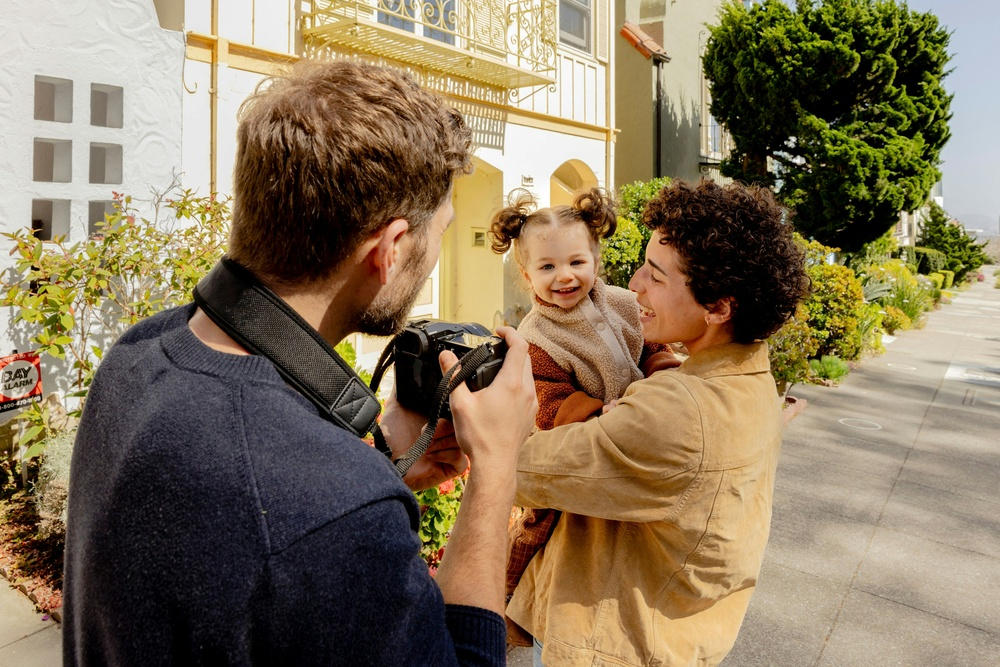
#> input picture Module 2/group.jpg, 1000 x 667 px, shrunk from 3600 x 2401 before the run
$ python 'InteractiveEdgeDetection&Filtering.py'   (older library calls are emulated)
#> lines starting #> are read from the running program, lines starting #| are printed output that depends on the picture
import cv2
import numpy as np
import matplotlib.pyplot as plt

def display_image(title, image):
    """Utility function to display an image."""
    plt.figure(figsize=(8, 8))
    if len(image.shape) == 2:  # Grayscale image
        plt.imshow(image, cmap='gray')
    else:  # Color image
        plt.imshow(cv2.cvtColor(image, cv2.COLOR_BGR2RGB))
    plt.title(title)
    plt.axis('off')
    plt.show()

def interactive_edge_detection(image_path):
    """Interactive activity for edge detection and filtering."""
#> called with image_path = 'group.jpg'
    image = cv2.imread(image_path)
#> image is the input picture: shape (667, 1000, 3); mean B, G, R 91.1, 117.6, 134.2
    if image is None:
        print("Error: Image not found!")
        return

    # Convert to grayscale
    gray_image = cv2.cvtColor(image, cv2.COLOR_BGR2GRAY)
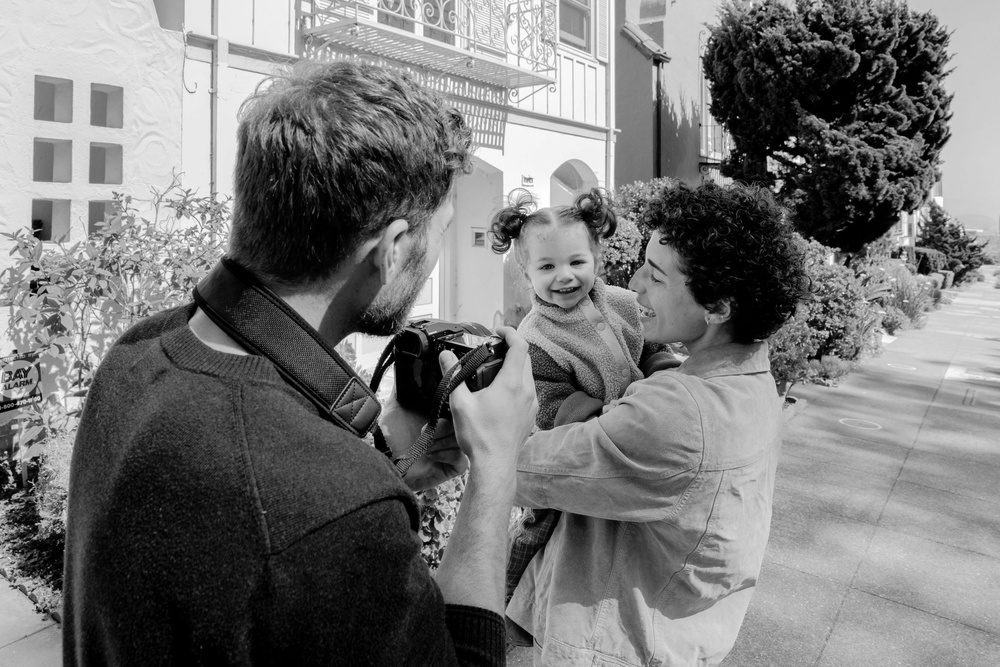
#> gray_image: shape (667, 1000); min 0, max 255, mean 119.5
    display_image("Original Grayscale Image", gray_image)

    print("Select an option:")
    print("1. Sobel Edge Detection")
    print("2. Canny Edge Detection")
    print("3. Laplacian Edge Detection")
    print("4. Gaussian Smoothing")
    print("5. Median Filtering")
    print("6. Exit")

    while True:
        choice = input("Enter your choice (1-6): ")

        if choice == "1":
            # Sobel Edge Detection
            sobel_x = cv2.Sobel(gray_image, cv2.CV_64F, 1, 0, ksize=3)
            sobel_y = cv2.Sobel(gray_image, cv2.CV_64F, 0, 1, ksize=3)
            combined_sobel = cv2.bitwise_or(sobel_x.astype(np.uint8), sobel_y.astype(np.uint8))
            display_image("Sobel Edge Detection", combined_sobel)

        elif choice == "2":
            # Canny Edge Detection
            print("Adjust thresholds for Canny (default: 100 and 200)")
            lower_thresh = int(input("Enter Lower threshold: "))
            upper_thresh = int(input("Enter Upper threshold: "))
            edges = cv2.Canny(gray_image, lower_thresh, upper_thresh)
            display_image("Canny Edge Detection", edges)

        elif choice == "3":
            # Laplacian Edge Detection
            laplacian = cv2.Laplacian(gray_image, cv2.CV_64F)
            display_image("Laplacian Edge Detection", np.abs(laplacian).astype(np.uint8))

        elif choice == "4":
            # Gaussian Smoothing
            print("Adjust kernel size for Gaussian blur (must be odd, default: 5)")
            kernel_size = int(input("Enter kernel size (odd number): "))
            blurred = cv2.GaussianBlur(image, (kernel_size, kernel_size), 0)
            display_image("Gaussian Smoothed Image", blurred)

        elif choice == "5":
            # Median Filtering
            print("Adjust kernel size for Median filtering (must be odd, default: 5)")
            kernel_size = int(input("Enter kernel size (odd number): "))
            median_filtered = cv2.medianBlur(image, kernel_size)
            display_image("Median Filtered Image", median_filtered)

        elif choice == "6":
            # Exit
            print("Exiting...")
            break

        else:
            print("Invalid choice. Please select a number between 1 and 6.")
#> this loop made 7 passes; the answer given on pass 1: 1
#> pass 1, in interactive_edge_detection, `sobel_x = cv2.Sobel(gray_image, cv2.CV_64F, 1, 0, ksize=3)`:
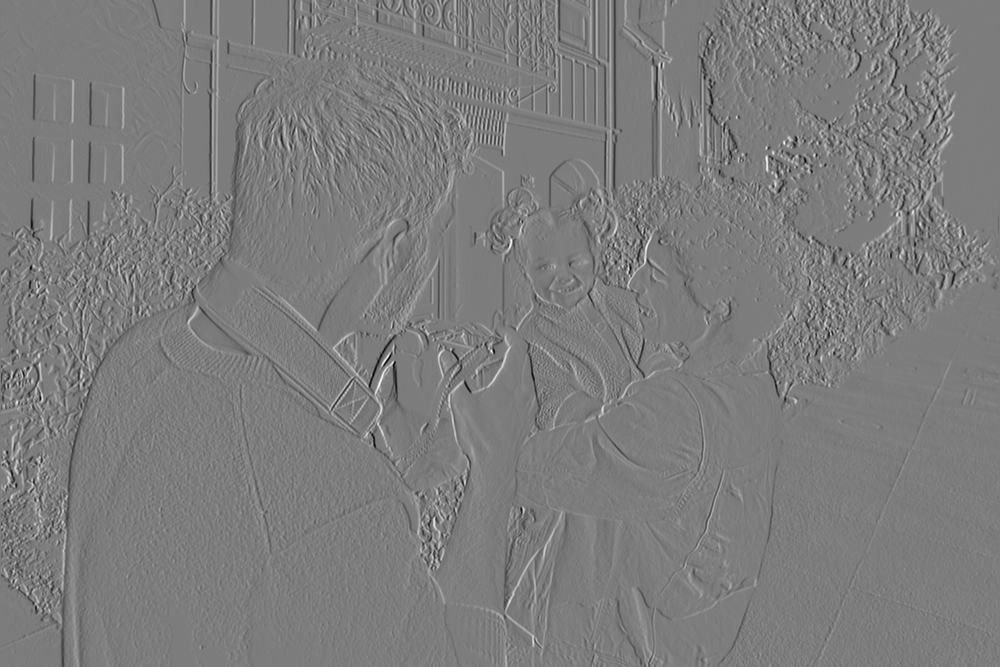
#> sobel_x: shape (667, 1000) float64; min -788, max 820, mean 0; drawn with min black and max white
#> pass 1, in interactive_edge_detection, `sobel_y = cv2.Sobel(gray_image, cv2.CV_64F, 0, 1, ksize=3)`:
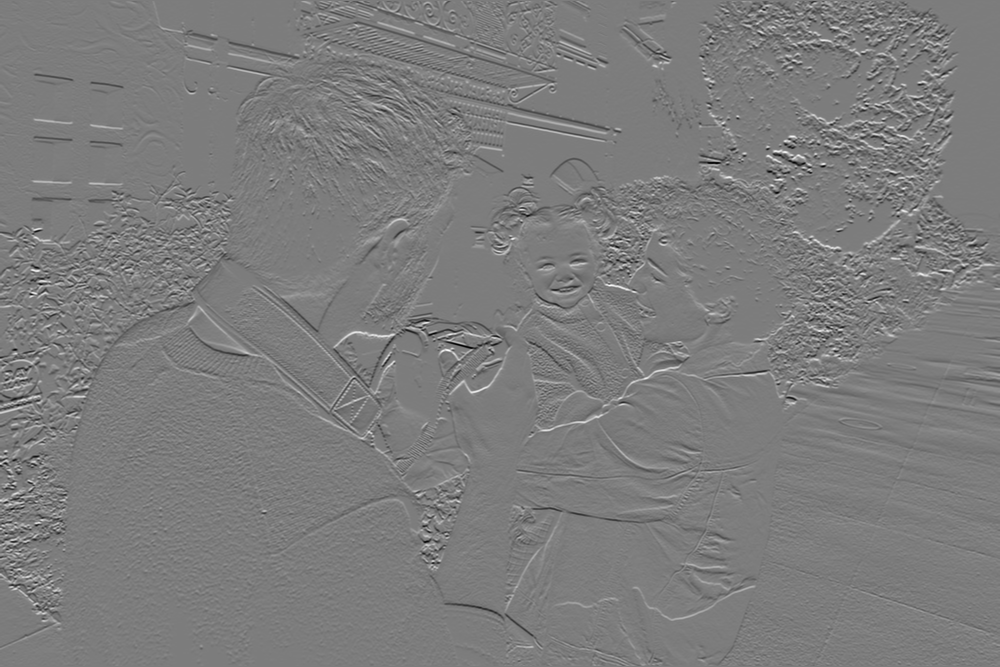
#> sobel_y: shape (667, 1000) float64; min -790, max 822, mean -1.2; drawn with min black and max white
#> pass 1, in interactive_edge_detection, `combined_sobel = cv2.bitwise_or(sobel_x.astype(np.uint8), sobel_y.asty..`:
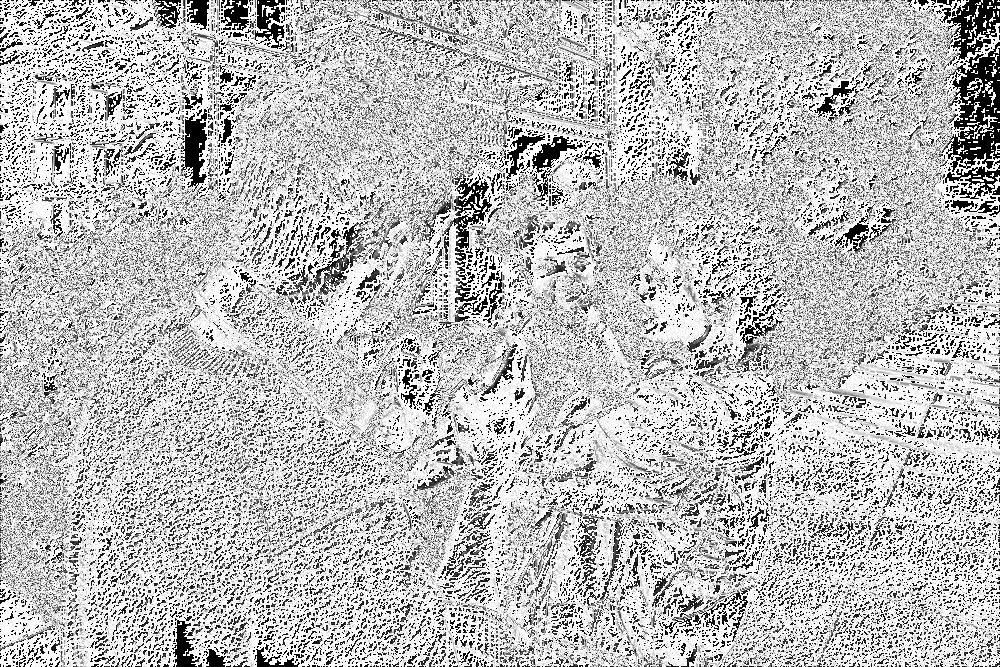
#> combined_sobel: shape (667, 1000); min 0, max 255, mean 187.7

# Provide the path to an image for the activity
#> (the run stopped early here; a loop or call above may not have finished)

$ run again, with Module 2/pencil.png saved as Module 2/group.jpg
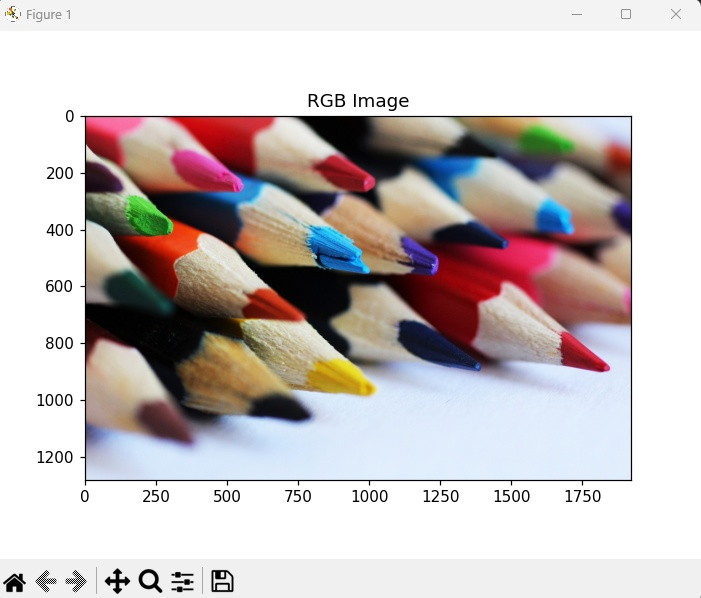
#> input picture Module 2/pencil.png, 701 x 598 px
#> in interactive_edge_detection, image is the input picture: shape (598, 701, 3); mean B, G, R 191.7, 192.2, 200.1
#> the loop in interactive_edge_detection, `while True:` made 7 passes; the answer given on pass 1: 1
#> pass 1, in interactive_edge_detection, `sobel_y = cv2.Sobel(gray_image, cv2.CV_64F, 0, 1, ksize=3)`:
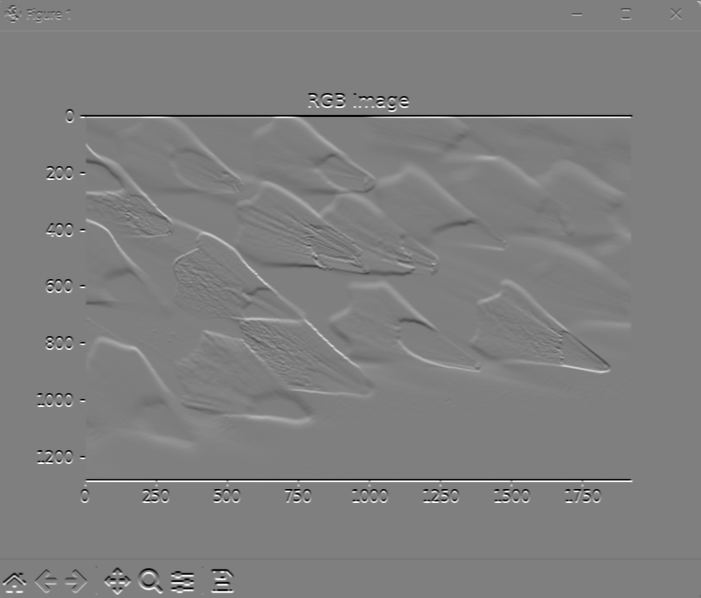
#> sobel_y: shape (598, 701) float64; min -1020, max 1020, mean 0; drawn with min black and max white
#> pass 1, in interactive_edge_detection, `combined_sobel = cv2.bitwise_or(sobel_x.astype(np.uint8), sobel_y.asty..`:
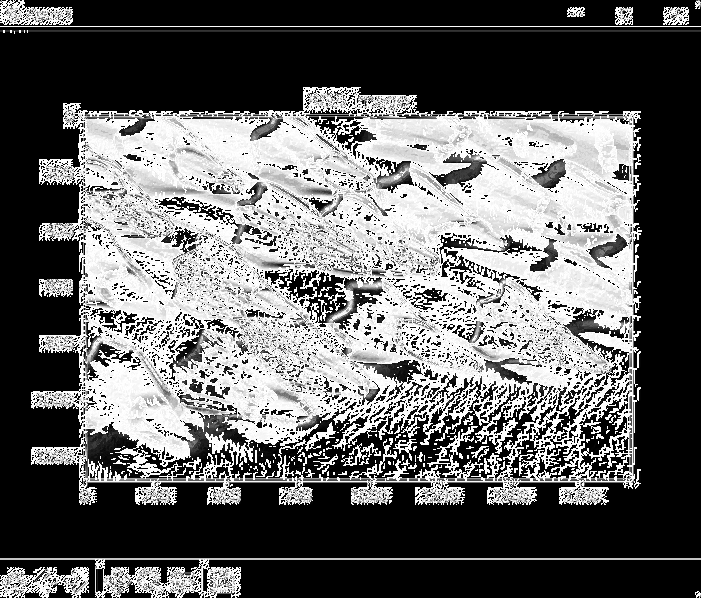
#> combined_sobel: shape (598, 701); min 0, max 255, mean 100.7
